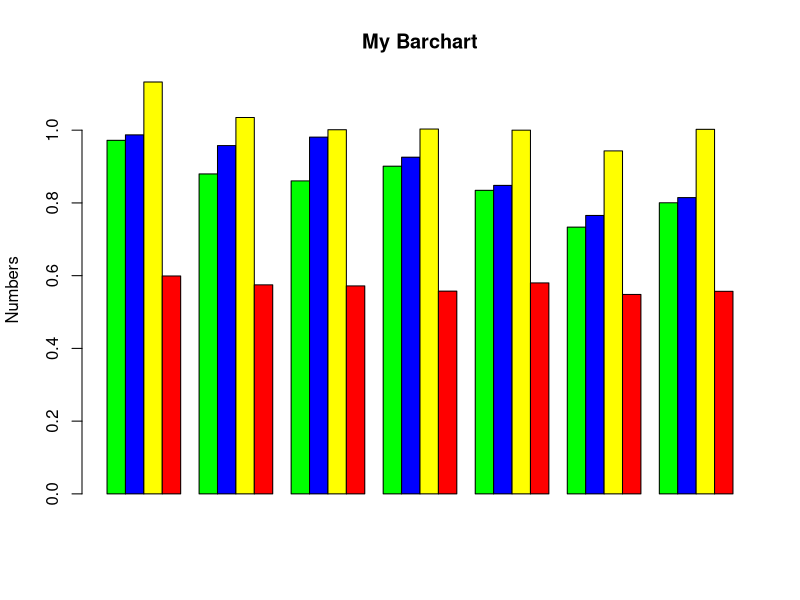
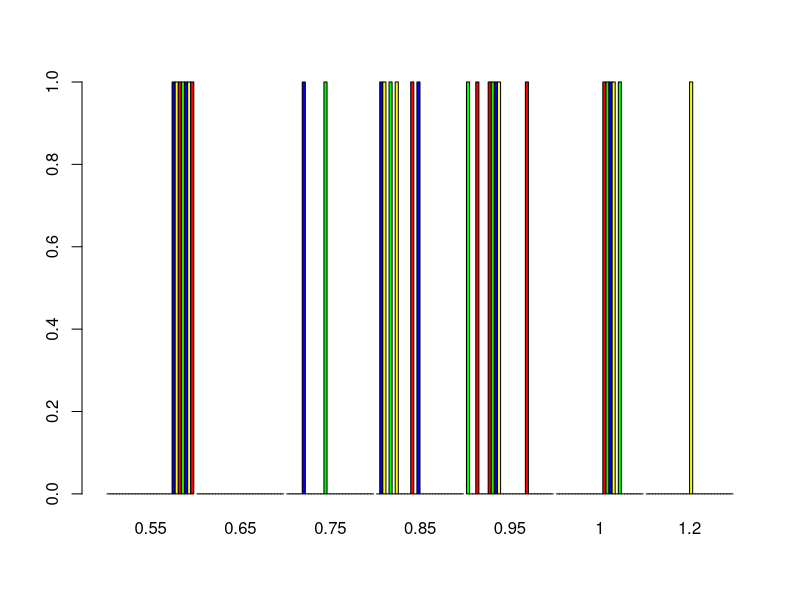
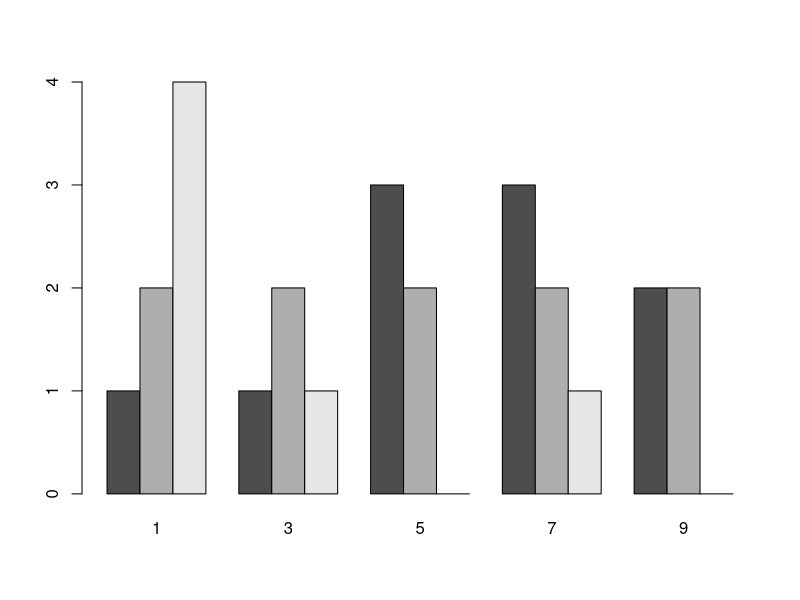

Generate these figures, in order, with R:

########### Matrice  ############
Sigma<- function(A,B) {
  k=length(A)
  M <- matrix(nrow=k, ncol=k)
  for (i in 1:k)
    for (j in 1:k)
      if(i<j) {
        M[i,j] <- signif(100*(A[i]-A[j])/A[i], digits=4)
      } else { 
        M[i,j] <- signif(100*(B[j]-B[i])/B[j], digits=4)
      }
  return(M)
}

########### Gaussian_Ess  ############
A1=c(0.017,0.020,0.006,15.922,0.011,0.005,0.007) ### times
A2=c(0.059916,0.057476,0.0571832,0.055746,0.058011,0.054835,0.055701) ### in 
A3=c(0.077701,0.076485,0.0766184,0.073391,0.073510,0.065002,0.072997) ### out
A4=c(0.06626,0.06511,0.06526,0.06101,0.06145,0.05921,0.05928)  ### week

###  Time/in  ### 

Sigma(A3,A4)

########### NIG_Ess  ############
B1=c(0.029,0.033,0.019,15.997,0.014,0.009,0.010) ### times
B2=c(0.057391,0.055029,0.0567007,0.051994,0.052172,0.051248,0.046339) ### in 
B3=c(0.070042,0.068946,0.0690011,0.063970,0.064887,0.059564,0.059295 ) ### out
B4=c(0.05950,0.05925,0.05869,0.05103,0.05143,0.05042,0.05044)  ### week



###  Time/in  ### 

Sigma(B3,B4)

########### Gauss_Qua  ############
C1=c(27.802,0.0016,0.0021,0.0008) ### times
C2=c(0.05110,0.05137,0.05078,0.04924) ### in 
C3=c(0.06275,0.06331,0.06289,0.06006) ### out
C4=c(0.05147,0.05152,0.05083,0.04930)  ### week


###  Time/in  ### 
Sigma(C3,C4)

########### IG-Ushp  ############
D1=c(0.0097,19.5574,20.4178,0.0028,0.0041) ### times
D2=c(0.054358,0.046160,0.043546,0.046483,0.043872) ### in 
D3=c(0.067427,0.061058,0.056641,0.061834,0.057568) ### out
D4=c(0.05147,0.05005,0.04801,0.051011,0.04809)  ### week


###  Time/in  ### 
Sigma(D3,D4)

########### IG-Ushp  ############

E1=c(0.065002,0.059295,0.06006,0.05935,0.057568) ### out
E2=c(0.059210,0.050440,0.04930,0.04885,0.048090)  ### week

###  Time/in  ### 
Sigma(E1,E2)



########### M_ess Gaussian  ############
mycol <- c("green ", "blue ", "yellow ","red")


W1=c(0.97212,0.87973,0.860551,0.90095,0.83456,0.73347,0.80045) ### MPE_{VIX}
W2=c(0.98715,0.95770,0.980997,0.92570,0.84813,0.76549,0.81463) ### MAE_{VIX}
W3=c(1.13247,1.03488,1.00128,1.00319,1.00007,0.94301,1.00231) ### RMSE_{VIX}
W4=c(0.059916,0.057476,0.0571832,0.055746,0.058011,0.054835,0.055701) ### in-$IVRMSE$


mydata<-    matrix(c(W1,W2,W3,W4*10),nrow=7, ncol=4) 

 
barplot(t(as.matrix(mydata)), main="My Barchart", ylab = "Numbers", beside = TRUE,  col=mycol )


########### Plot  ############
require(plotrix)
multhist(mydata, col= mycol)


??multhist
l <- list(runif(10)*10,1:10,c(1,1,1,1,4,8))
multhist(l)



